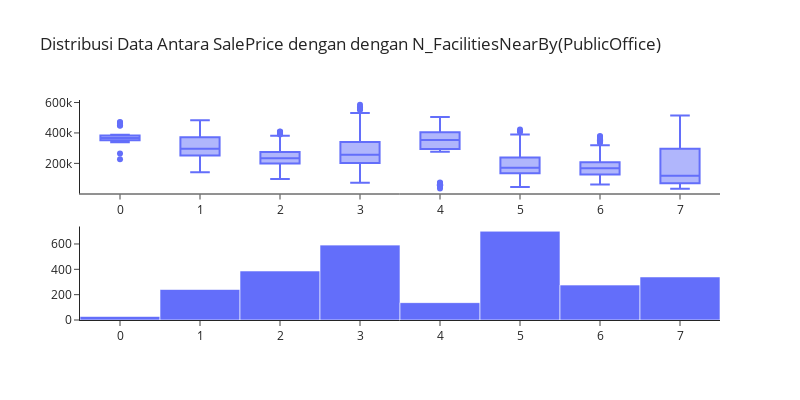

The code cell stored with this chart in its notebook:
### Markdown cell above
Hal ini menunjukkan bahwa **N_FacilitiesNearBy(ETC)** yang `lebih rendah` memiliki kecenderungan `harga jual yang lebih tinggi`, dan sebaliknya, apartemen dengan **N_FacilitiesNearBy(ETC)** yang lebih tinggi cenderung memiliki `harga jual yang lebih rendah`. Hal ini dapat dijadikan pertimbangan bagi calon pembeli atau pemilik apartemen untuk memahami bagaimana jumlah fasilitas di sekitar apartemen dapat mempengaruhi harga jualnya.

### Code cell
# Membuat subplot berisi 2 baris dan 1 kolom
fig = make_subplots(rows=2, cols=1)

# menambahkan grafik boxplot di baris pertama
fig.add_trace(
    px.box(df, x="N_FacilitiesNearBy(PublicOffice)", y='SalePrice').data[0],
    row=1, col=1
)

# menambahkan baris histogram di baris ke dua
fig.add_trace(
    px.histogram(df, y="SalePrice", x="N_FacilitiesNearBy(PublicOffice)", histfunc='count').data[0],
    row=2, col=1
)

# Update layout untuk mengatur bingkai
fig.update_layout(
    title_text="Distribusi Data Antara SalePrice dengan dengan N_FacilitiesNearBy(PublicOffice)",
    xaxis_title=" ",
    yaxis_title=" ",
    showlegend=False,
    width=800,
    height=400,
    template="simple_white"
)

# menampilkan grafik
fig.show()

### Figure 1 — Plotly figure (JSON) as saved in the notebook; plotly's stock layout.template omitted (floating-point values rounded to 4 significant figures; data arrays with more than 128 entries replaced by an {"elided": "..."} marker saying what was removed)
{"data": [{"alignmentgroup": "True", "hovertemplate": "N_FacilitiesNearBy(PublicOffice)=%{x}<br>SalePrice=%{y}<extra></extra>", "legendgroup": "", "marker": {"color": "#636efa"}, "name": "", "notched": false, "offsetgroup": "", "orientation": "v", "showlegend": false, "type": "box", "x": {"elided": "2701 int values"}, "x0": " ", "xaxis": "x", "y": {"elided": "2701 int values"}, "y0": " ", "yaxis": "y"}, {"alignmentgroup": "True", "bingroup": "x", "histfunc": "count", "hovertemplate": "N_FacilitiesNearBy(PublicOffice)=%{x}<br>count=%{y}<extra></extra>", "legendgroup": "", "marker": {"color": "#636efa", "pattern": {"shape": ""}}, "name": "", "offsetgroup": "", "orientation": "v", "showlegend": false, "type": "histogram", "x": {"elided": "2701 int values"}, "xaxis": "x2", "y": {"elided": "2701 int values"}, "yaxis": "y2"}], "layout": {"height": 400, "showlegend": false, "title": {"text": "Distribusi Data Antara SalePrice dengan dengan N_FacilitiesNearBy(PublicOffice)"}, "width": 800, "xaxis": {"anchor": "y", "domain": [0, 1], "title": {"text": " "}}, "xaxis2": {"anchor": "y2", "domain": [0, 1]}, "yaxis": {"anchor": "x", "domain": [0.575, 1], "title": {"text": " "}}, "yaxis2": {"anchor": "x2", "domain": [0, 0.425]}}}
